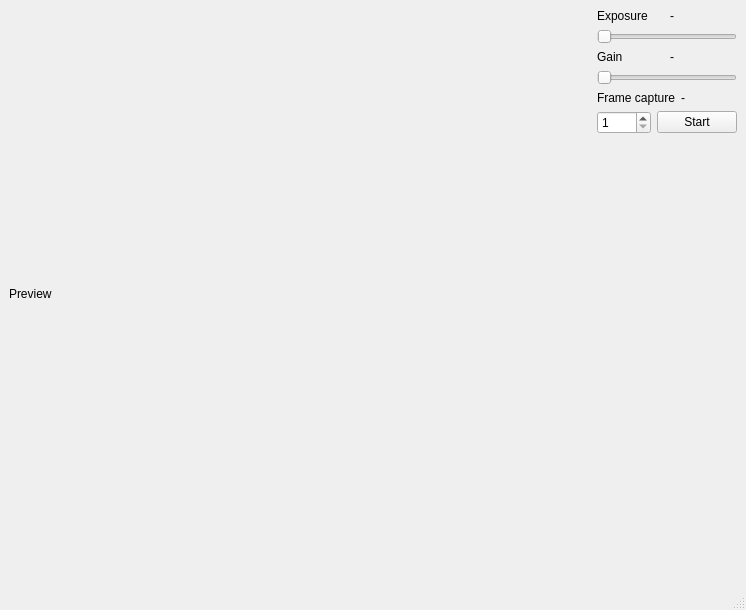
<?xml version="1.0" encoding="UTF-8"?>
<ui version="4.0">
 <class>xCapture</class>
 <widget class="QMainWindow" name="xCapture">
  <property name="geometry">
   <rect>
    <x>0</x>
    <y>0</y>
    <width>746</width>
    <height>610</height>
   </rect>
  </property>
  <property name="windowTitle">
   <string>xCapture</string>
  </property>
  <widget class="QWidget" name="centralwidget">
   <layout class="QGridLayout" name="gridLayout">
    <item row="0" column="0">
     <widget class="QLabel" name="previewWidget">
      <property name="sizePolicy">
       <sizepolicy hsizetype="MinimumExpanding" vsizetype="MinimumExpanding">
        <horstretch>1</horstretch>
        <verstretch>0</verstretch>
       </sizepolicy>
      </property>
      <property name="text">
       <string>Preview</string>
      </property>
     </widget>
    </item>
    <item row="0" column="1">
     <layout class="QVBoxLayout" name="verticalLayout">
      <item>
       <layout class="QHBoxLayout" name="horizontalLayout">
        <item>
         <widget class="QLabel" name="exposureLabel">
          <property name="text">
           <string>Exposure</string>
          </property>
         </widget>
        </item>
        <item>
         <widget class="QLabel" name="exposureValue">
          <property name="text">
           <string>-</string>
          </property>
         </widget>
        </item>
       </layout>
      </item>
      <item>
       <widget class="QSlider" name="exposureSlider">
        <property name="minimum">
         <number>1</number>
        </property>
        <property name="maximum">
         <number>10000</number>
        </property>
        <property name="orientation">
         <enum>Qt::Horizontal</enum>
        </property>
       </widget>
      </item>
      <item>
       <layout class="QHBoxLayout" name="horizontalLayout_2">
        <item>
         <widget class="QLabel" name="gainLabel">
          <property name="text">
           <string>Gain</string>
          </property>
         </widget>
        </item>
        <item>
         <widget class="QLabel" name="gainValue">
          <property name="text">
           <string>-</string>
          </property>
         </widget>
        </item>
       </layout>
      </item>
      <item>
       <widget class="QSlider" name="gainSlider">
        <property name="maximum">
         <number>100</number>
        </property>
        <property name="orientation">
         <enum>Qt::Horizontal</enum>
        </property>
       </widget>
      </item>
      <item>
       <layout class="QHBoxLayout" name="horizontalLayout_3">
        <item>
         <widget class="QLabel" name="captureLabel">
          <property name="text">
           <string>Frame capture</string>
          </property>
         </widget>
        </item>
        <item>
         <widget class="QLabel" name="captureValue">
          <property name="text">
           <string>-</string>
          </property>
         </widget>
        </item>
       </layout>
      </item>
      <item>
       <layout class="QHBoxLayout" name="horizontalLayout_4">
        <item>
         <widget class="QSpinBox" name="frameCounter">
          <property name="minimum">
           <number>1</number>
          </property>
          <property name="maximum">
           <number>2000</number>
          </property>
         </widget>
        </item>
        <item>
         <widget class="QPushButton" name="captureButton">
          <property name="text">
           <string>Start</string>
          </property>
         </widget>
        </item>
       </layout>
      </item>
      <item>
       <spacer name="verticalSpacer">
        <property name="orientation">
         <enum>Qt::Vertical</enum>
        </property>
        <property name="sizeHint" stdset="0">
         <size>
          <width>20</width>
          <height>40</height>
         </size>
        </property>
       </spacer>
      </item>
     </layout>
    </item>
   </layout>
  </widget>
  <widget class="QStatusBar" name="statusbar"/>
 </widget>
 <resources/>
 <connections/>
</ui>
